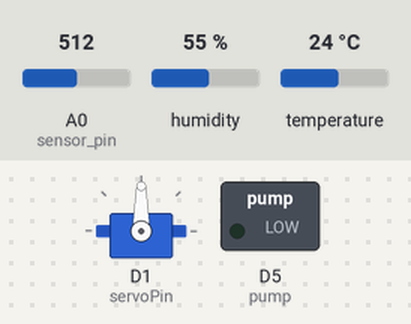
Bench run of a sketch on a simulated ESP8266 (NodeMCU). On the bench: servo, switched loads named in the sketch (green lamp = pin HIGH). The inputs (shaded band) are chosen by the test bench; at power-on: temperature 24 °C, A0 (sensor_pin) = 512, humidity 55 %. WiFi joins after 1.5 s; servers stay silent unless stated; uploads are accepted with an empty reply; what the sketch prints to the serial monitor is not drawn.

Above: at 2.8 s.
2.9 s: temperature set to 25.9 °C
At 9.9 s:
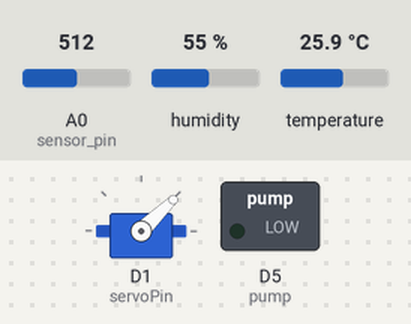
16.9 s: temperature set to 12 °C
At 28.7 s:
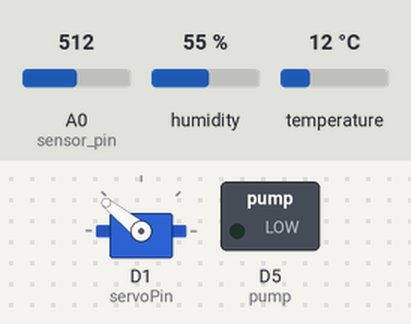
29.1 s: A0 (sensor_pin) set to 484
At 30.2 s:
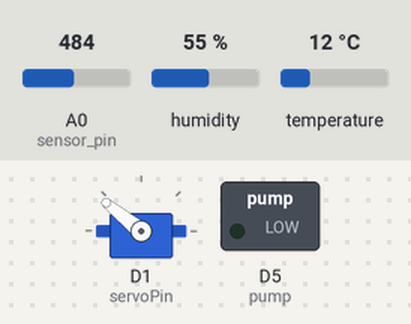
43.1 s: A0 (sensor_pin) set to 716
At 49.3 s:
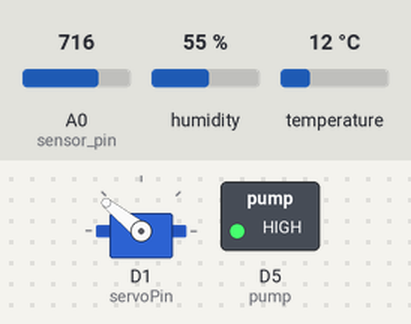
53.0 s: temperature set to 28 °C
At 61.2 s:
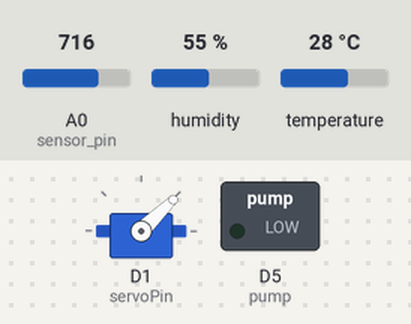
62.9 s: temperature set to 19 °C
At 71.4 s:
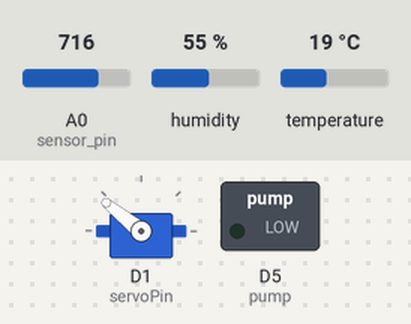
Timing chart, 0 to 77.9 s (numbered marks = the images above; inputs shaded):
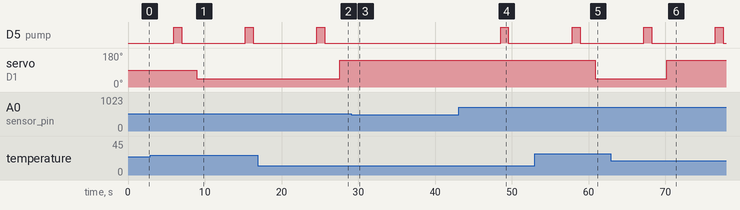

The sketch:

Sensorvalfinal.ino
```cpp
#ifdef ESP32
  #include <WiFi.h>
  #include <HTTPClient.h>
#else
  #include <ESP8266WiFi.h>
  #include <ESP8266HTTPClient.h>
  #include <WiFiClient.h>
#endif

#include <Servo.h>
#include <Wire.h>
#include <DHT.h>

#define DHTTYPE DHT22

DHT dht(D4,DHTTYPE);
Servo myservo;

int servoPin = 5;
float sensor_pin = A0;
const int pump = D5;      // digital pin where the relay is plugged in
const int threshold = 10;  //threshold value to trigger pump

// Replace with your network credentials
const char* ssid = "Telecom - BK2a";
const char* password = "92NG6nr9";

// REPLACE with your Domain name and URL path or IP address with path
const char* SERVER_NAME = "http://indoorsmartfarming.atwebpages.com/post-data.php";

String PROJECT_API_KEY = "Hello_World";


unsigned long lastMillis = 0;
long interval = 5000;
//-------------------------------------------------------------------

/*
 * *******************************************************************
 * setup() function
 * *******************************************************************
 */
void setup() {

  //-----------------------------------------------------------------
  Serial.begin(9600);
  Serial.println("esp32 serial initialize");
  //-----------------------------------------------------------------
  dht.begin();
  myservo.attach(servoPin);
  //-----------------------------------------------------------------
  WiFi.begin(ssid, password);
  Serial.println("Connecting");
  while(WiFi.status() != WL_CONNECTED) {
    delay(500);
    Serial.print(".");
  }
  Serial.println("");
  Serial.print("Connected to WiFi network with IP Address: ");
  Serial.println(WiFi.localIP());

  Serial.println("Timer set to 5 seconds (timerDelay variable),");
  Serial.println("it will take 5 seconds before publishing the first reading.");
  //-----------------------------------------------------------------

  pinMode(pump, OUTPUT); //setup for the pump aka OUTPUT
  Serial.println("Initialize pump to off state.");
  delay(20);
  //initialize pump
  digitalWrite(pump, LOW);
  delay(10);
}


/*
 * *******************************************************************
 * loop() function
 * *******************************************************************
 */
void loop() {

  //-----------------------------------------------------------------
  //Check WiFi connection status
  if(WiFi.status()== WL_CONNECTED){
    if(millis() - lastMillis > interval) {
       //Send an HTTP POST request every interval seconds
       upload_temperature();
       lastMillis = millis();
    }
  }
  //-----------------------------------------------------------------
  else {
    Serial.println("WiFi Disconnected");
  }
  //-----------------------------------------------------------------

  delay(1000);
}


void upload_temperature()
{
  //--------------------------------------------------------------------------------
  //Sensor readings may also be up to 2 seconds 'old' (its a very slow sensor)
  //Read temperature as Celsius (the default)

  float m = analogRead(sensor_pin);
  m = map(m,550,0,0,100);

  float t = dht.readTemperature();

  float h = dht.readHumidity();

  if (isnan(h) || isnan(t) || isnan(m)) {
    Serial.println(F("Failed to read from DHT sensor! or soil moisture sensor"));
    return;
  }

  //Compute heat index in Celsius (isFahreheit = false)
  float hic = dht.computeHeatIndex(t, h, false);
  //--------------------------------------------------------------------------------
  //°C
  String humidity = String(h, 2);
  String temperature = String(t, 2);
  String moisture = String(m, 2);
  String heat_index = String(hic, 2);

  Serial.println("Temperature: "+temperature);
  Serial.println("Humidity: "+humidity);
  Serial.println("Moisture: "+moisture);
  //Serial.println(heat_index);
  Serial.println("--------------------------");
  //--------------------------------------------------------------------------------
  //HTTP POST request data
  String temperature_data;
  temperature_data = "api_key="+PROJECT_API_KEY;
  temperature_data += "&temperature="+temperature;
  temperature_data += "&humidity="+humidity;
  temperature_data += "&moisture="+moisture;


  Serial.print("temperature_data: ");
  Serial.println(temperature_data);
  //--------------------------------------------------------------------------------

  WiFiClient client;
  HTTPClient http;

  http.begin(client, SERVER_NAME);
  // Specify content-type header
  http.addHeader("Content-Type", "application/x-www-form-urlencoded");
  // Send HTTP POST request
  int httpResponseCode = http.POST(temperature_data);
  //--------------------------------------------------------------------------------
  // If you need an HTTP request with a content type:
  //application/json, use the following:
  //http.addHeader("Content-Type", "application/json");
  //temperature_data = "{\"api_key\":\""+PROJECT_API_KEY+"\",";
  //temperature_data += "\"temperature\":\""+temperature+"\",";
  //temperature_data += "\"humidity\":\""+humidity+"\"";
  //temperature_data += "}";
  //int httpResponseCode = http.POST(temperature_data);
  //--------------------------------------------------------------------------------
  // If you need an HTTP request with a content type: text/plain
  //http.addHeader("Content-Type", "text/plain");
  //int httpResponseCode = http.POST("Hello, World!");
  //--------------------------------------------------------------------------------
  Serial.print("HTTP Response code: ");
  Serial.println(httpResponseCode);

  if (m < threshold)  //if the soil is dry then turn on pump
    {
    digitalWrite(pump, HIGH);
    Serial.println("pump on");
    delay(1000);  //run pump for 1 second;
    digitalWrite(pump, LOW);
    Serial.println("pump off");
    delay(2000);//wait 2 secondS.
    }
    else
    {
    digitalWrite(pump, LOW);
    Serial.println("do not turn on pump");
    }
 if(t>25)
  {
    myservo.writeMicroseconds(1000);
  }
  else
  {
    myservo.writeMicroseconds(2000);
  }
      //delay(300000); //wait 5 minutes
    delay(1000);// wait 1 second. This is for testing, uncomment the line above when implementing
  // Free resources
  http.end();
  }
```

Measured:
- the behaviour switches between 25 and 25.1 °C on temperature (found by bisection; images 0 and 1)
- after the input at 2.9 s, servo on D1 (servoPin): 90° → 44° after 6.1 s
- after the input at 16.9 s, servo on D1 (servoPin): 44° → 141° after 10.7 s
- after the input at 29.1 s, D5 (pump): stays LOW (without the input it goes to HIGH after 5.8 s)
- after the input at 43.1 s, D5 (pump): LOW → HIGH after 5.5 s, → LOW 1.0 s later
- after the input at 53.0 s, servo on D1 (servoPin): 141° → 44° after 7.9 s
- after the input at 62.9 s, servo on D1 (servoPin): 44° → 141° after 7.3 s
- by itself, D5 (pump): alternates HIGH for 1.0 s and LOW for 8.3 s
